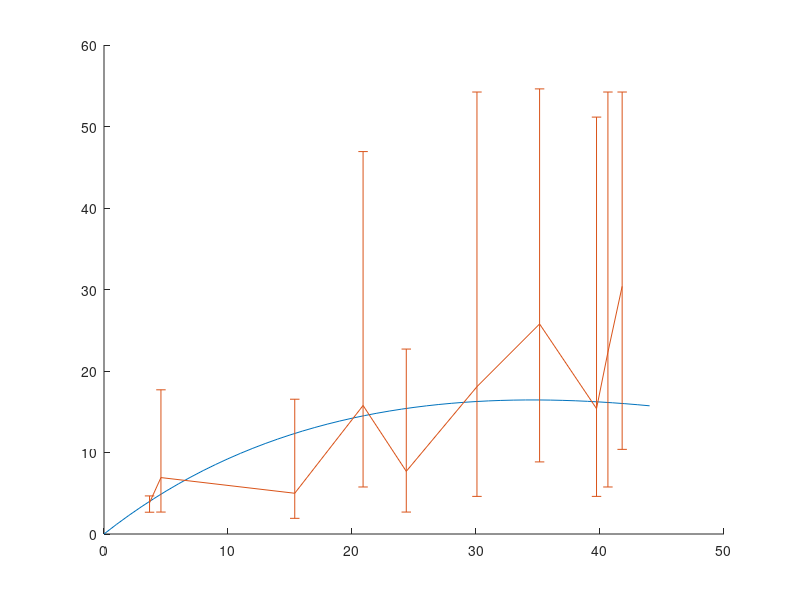

This figure's MATLAB source:
% Reference SB model graph parameters and try to see if we can fit in 
% Proton model with dependence on LET 
% For a given N,alpha- find a particular set of r,lambda,gammapropor
% such that it fits at low doses smilar to SB plot.
% alpha for protons is chosen as 0.1890 ~ 0.18 of SB model

clc;
clear all;
close all;

Dose = 0:1:44;

%---------SB model parameters--------

lambda = 0.4; % Sachs
gamma = 10^(-9);% Sachs
N =  10^9; % Sachs
r = 0.76; % Sachs, fitting
alphaGamma = 0.18; % Taken from SB model

for ii = 1:length(Dose)
    D = Dose(ii);
    K = 20;
    d = D/K;
    gammatemp1(ii) = gamma*d;
    S = exp(-alphaGamma*d);
    P = exp(-gamma*d);
    
    nminus(1) = N;
    nn(1)=N;
    nn(2)=S*P*N;
    m(2) = 0;
    T = 1;
    
    for k = 1:K
        k;
        nplus(k) = S*P*nminus(k);
        nn(2*k+1)=nplus(k);
        
        nminus(k+1) = N/(1-exp(-lambda*T)*(1-(N/nplus(k))));
        nn(2*k+2)=nminus(k+1);
        
        m(2*k+1) = S*(m(2*k)+(1-P)*nminus(k));
        mm(2*k+2)=m(2*k+1);
        
        m(2*(k+1)) = m(2*k+1)*((nminus(k+1)/nplus(k))^(r));
        mm(2*k+1)=m(2*k+2);
    end
    
    M(ii) = mm(2*K+2)*((N/nplus(K))^(r));
    ERR(ii) = 1.2 * M(ii);
    %ERR(ii) = 1.0 * M(ii);
end
hold on
plot(Dose,ERR)

%-------- Plot Hodgkin Data from SB paper------------%

A = dlmread('SBBreastValues.txt','\t');

x = A(:,1);
y = A(:,2);

M = dlmread('SBBreast-ErrorBars.txt','\t');

temp1 = M(:,1);
temp2 = M(:,2);

for j = 1:length(temp2)    
    if (mod(j,2) == 0)        
        ly(j) = temp2(j);
    end
    if (mod(j,2) == 1) 
        uy(j) = temp2(j);
    end
end

l = ly(find(ly~=0));
u = uy(find(uy~=0));
for i = 1:length(y)    
    L(i) = y(i) - l(i);
    U(i) = -y(i) + u(i);
end
errorbar(x,y,L,U)
%scatter(x,y,'bo');
hold off
